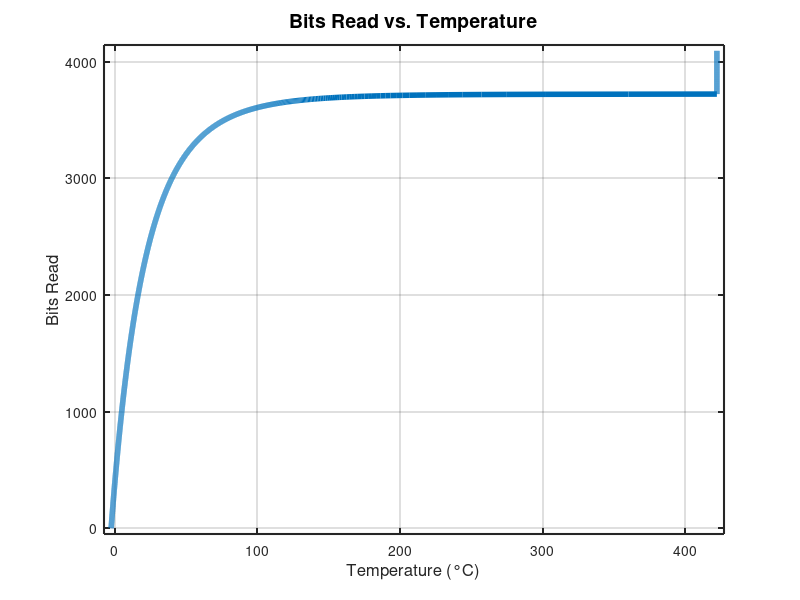

Reproduce this figure in MATLAB.
%% Temperature sensing LUT calculation for DFS05HF12EYR1
clc, clear, close all
%% Initial variables

VCC_ADC = 3.3; % MCU/ADC supply voltage [V]
bits = 12; % ADC bits [b]

% Reading using UCC21732 isolated analog reading. 200uA current source (https://www.ti.com/lit/ds/symlink/ucc21710-q1.pdf?ts=1701352389228&ref_url=https%253A%252F%252Fwww.google.com%252F)
VCC_GD = 5; % GD supply voltage [V]
R_filt = 10e3; % Filter resistance, in series with the NTC [Ω]
I_AIN = 200e-6; % Internal current source [A]


bits_read = 0:1:2^bits-1; % ADC bits array [b]

%% Calculations

V_read = bits_read*VCC_ADC/(2^bits); % Voltage read by ADC for all read bits[V] (filtered with ideal RC)

D = V_read*100/VCC_GD; % Duty cycle out  for all read bits[%]

V_AIN = (D - 100)/(-20); % Voltage read by UCC21732 AIN for all read bits [V]

NTC = V_AIN / I_AIN - R_filt; % NTC resistance for all read bits[Ω]
NTC(NTC<1)=1; % Saturation to 1 ohm

%% NTC Parameters

% DFS05HF12EYR1 internal NTC
% Beta is a function of temperature

%beta_values = [3375, 3411, 3433]; % Beta values for different temperatures [K]
%beta_temps = [50, 80, 100]; % Temperatures for the different beta values [ºC]

% CAB016M12FM3 internal NTC
% Beta is a function of temperature
beta_values = [3380, 3468, 3523]; % Beta values for different temperatures [K]
beta_temps = [50+273.15, 80+273.15, 100+273.15]; % Temperatures for the different beta values [ºC]

% Both very similar, interchangable

beta_coeffs = polyfit(beta_temps, beta_values, 1); % Fit the beta deviation with linear regression

T_0 = 25; % T at which NTC = R0 [ºC]

R_0 = 5e3; % NTC resistance value at T_0 [Ω]

temperatures = -273.15-(-beta_coeffs(1)*(T_0+273.15)+(T_0+273.15)*log(NTC/R_0)+beta_coeffs(2)-sqrt(((T_0+273.15)*beta_coeffs(1)).^2+((T_0+273.15)*log(NTC/R_0)).^2+2*(T_0+273.15)*beta_coeffs(1)*beta_coeffs(2)+2*beta_coeffs(2)*(T_0+273.15)*log(NTC/R_0)-2*beta_coeffs(1)*(T_0+273.15).^2*log(NTC/R_0)+beta_coeffs(2).^2))/(2*beta_coeffs(1));

%% Create the plot
figure;
plot(temperatures, bits_read, 'LineWidth', 4);

% Add labels and title
xlabel('Temperature (°C)', 'FontSize', 12);
ylabel('Bits Read', 'FontSize', 12);
title('Bits Read vs. Temperature', 'FontSize', 14);

% Add grid and adjust limits
grid on;
xlim([min(temperatures)-5, max(temperatures)+5]);
ylim([min(bits_read)-50, max(bits_read)+50]);

% Customize the appearance
set(gca, 'FontSize', 10); % Adjust font size for axis labels
set(gca, 'LineWidth', 1.5); % Adjust axis line width

OUTPUT_LUT = [temperatures; bits_read];


% Format OUTPUT_LUT in a string suitable for C
output_str = sprintf('\n// Output Lookup Table (Temperatures vs. NTC Resistances)\n');

% Create the NTC_LUT_bits and NTC_LUT_temps arrays
NTC_LUT_bits = OUTPUT_LUT(2, :); % NTC Resistances
NTC_LUT_temps = OUTPUT_LUT(1, :); % Temperatures

% Number of elements in the LUT
lut_size = numel(NTC_LUT_bits);

% Convert to integer for NTC_LUT_bits
NTC_LUT_bits_int = round(NTC_LUT_bits);

% Print the formatted string
output_str = [output_str, '// const int NTC_LUT_bits[] = {'];
output_str = [output_str, sprintf('%d, ', NTC_LUT_bits_int(1:end-1))];
output_str = [output_str, sprintf('%d};\n', NTC_LUT_bits_int(end))];

output_str = [output_str, sprintf('// NTC_LUT_bits is just an array 0, 1, 2... 4094, 4095 so no need to store that, just here for clarification\n')];

output_str = [output_str, 'const float tempLUT[] = {'];
output_str = [output_str, sprintf('%.2f, ', NTC_LUT_temps(1:end-1))];
output_str = [output_str, sprintf('%.2f};\n', NTC_LUT_temps(end))];

% Print the formatted string
disp("C-style array for copypasting:");
disp(output_str);
